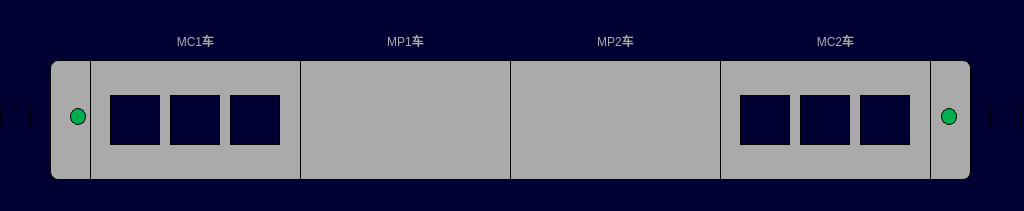
<?xml version="1.0" encoding="UTF-8"?>
<ui version="4.0">
 <class>VehicleAuxiliaryPage</class>
 <widget class="QWidget" name="VehicleAuxiliaryPage">
  <property name="geometry">
   <rect>
    <x>0</x>
    <y>0</y>
    <width>1024</width>
    <height>211</height>
   </rect>
  </property>
  <property name="windowTitle">
   <string>Form</string>
  </property>
  <property name="styleSheet">
   <string notr="true">QWidget
{
	background-color: rgb(0,0,50);
}
QLabel
{

font:24px,&quot;微软雅黑&quot;;
border:1px solid black;
}</string>
  </property>
  <widget class="QLabel" name="LBLTC1">
   <property name="geometry">
    <rect>
     <x>90</x>
     <y>60</y>
     <width>211</width>
     <height>120</height>
    </rect>
   </property>
   <property name="styleSheet">
    <string notr="true">background-color:rgb(170,170,170);</string>
   </property>
   <property name="text">
    <string/>
   </property>
  </widget>
  <widget class="QLabel" name="LBLM2">
   <property name="geometry">
    <rect>
     <x>720</x>
     <y>60</y>
     <width>211</width>
     <height>120</height>
    </rect>
   </property>
   <property name="styleSheet">
    <string notr="true">background-color:rgb(170,170,170);</string>
   </property>
   <property name="text">
    <string/>
   </property>
  </widget>
  <widget class="QLabel" name="LBLM1">
   <property name="geometry">
    <rect>
     <x>510</x>
     <y>60</y>
     <width>211</width>
     <height>120</height>
    </rect>
   </property>
   <property name="styleSheet">
    <string notr="true">background-color:rgb(170,170,170);</string>
   </property>
   <property name="text">
    <string/>
   </property>
  </widget>
  <widget class="QLabel" name="LBLMP1">
   <property name="geometry">
    <rect>
     <x>300</x>
     <y>60</y>
     <width>211</width>
     <height>120</height>
    </rect>
   </property>
   <property name="styleSheet">
    <string notr="true">background-color:rgb(170,170,170);</string>
   </property>
   <property name="text">
    <string/>
   </property>
  </widget>
  <widget class="QLabel" name="lbl_AC1">
   <property name="geometry">
    <rect>
     <x>110</x>
     <y>95</y>
     <width>50</width>
     <height>50</height>
    </rect>
   </property>
   <property name="styleSheet">
    <string notr="true">border-image: url(:/images/image/sivunknown2.bmp);</string>
   </property>
   <property name="text">
    <string/>
   </property>
  </widget>
  <widget class="QLabel" name="lbl_DC1">
   <property name="geometry">
    <rect>
     <x>170</x>
     <y>95</y>
     <width>50</width>
     <height>50</height>
    </rect>
   </property>
   <property name="styleSheet">
    <string notr="true">border-image: url(:/images/image/sivunknown.bmp);</string>
   </property>
   <property name="text">
    <string/>
   </property>
  </widget>
  <widget class="QLabel" name="lbl_AC2">
   <property name="geometry">
    <rect>
     <x>860</x>
     <y>95</y>
     <width>50</width>
     <height>50</height>
    </rect>
   </property>
   <property name="styleSheet">
    <string notr="true">border-image: url(:/images/image/sivunknown2.bmp);</string>
   </property>
   <property name="text">
    <string/>
   </property>
  </widget>
  <widget class="QLabel" name="lbl_DC2">
   <property name="geometry">
    <rect>
     <x>800</x>
     <y>95</y>
     <width>50</width>
     <height>50</height>
    </rect>
   </property>
   <property name="styleSheet">
    <string notr="true">border-image: url(:/images/image/sivunknown.bmp);</string>
   </property>
   <property name="text">
    <string/>
   </property>
  </widget>
  <widget class="QLabel" name="lbl_metroNum2">
   <property name="geometry">
    <rect>
     <x>370</x>
     <y>25</y>
     <width>71</width>
     <height>31</height>
    </rect>
   </property>
   <property name="styleSheet">
    <string notr="true">color: rgb(170, 170, 170);
font:20px,&quot;微软雅黑&quot;;
border:0px,black</string>
   </property>
   <property name="text">
    <string>MP1车</string>
   </property>
   <property name="alignment">
    <set>Qt::AlignCenter</set>
   </property>
  </widget>
  <widget class="QLabel" name="lbl_metroNum3">
   <property name="geometry">
    <rect>
     <x>580</x>
     <y>25</y>
     <width>71</width>
     <height>31</height>
    </rect>
   </property>
   <property name="styleSheet">
    <string notr="true">color: rgb(170, 170, 170);
font:20px,&quot;微软雅黑&quot;;
border:0px,black</string>
   </property>
   <property name="text">
    <string>MP2车</string>
   </property>
   <property name="alignment">
    <set>Qt::AlignCenter</set>
   </property>
  </widget>
  <widget class="QLabel" name="lbl_metroNum4">
   <property name="geometry">
    <rect>
     <x>800</x>
     <y>25</y>
     <width>71</width>
     <height>31</height>
    </rect>
   </property>
   <property name="styleSheet">
    <string notr="true">color: rgb(170, 170, 170);
font:20px,&quot;微软雅黑&quot;;
border:0px,black</string>
   </property>
   <property name="text">
    <string>MC2车</string>
   </property>
   <property name="alignment">
    <set>Qt::AlignCenter</set>
   </property>
  </widget>
  <widget class="QLabel" name="lbl_metroNum1">
   <property name="geometry">
    <rect>
     <x>160</x>
     <y>25</y>
     <width>71</width>
     <height>31</height>
    </rect>
   </property>
   <property name="styleSheet">
    <string notr="true">color: rgb(170, 170, 170);
font:20px,&quot;微软雅黑&quot;;
border:0px,black</string>
   </property>
   <property name="text">
    <string>MC1车</string>
   </property>
   <property name="alignment">
    <set>Qt::AlignCenter</set>
   </property>
  </widget>
  <widget class="QLabel" name="lbl_metroPower1">
   <property name="geometry">
    <rect>
     <x>230</x>
     <y>95</y>
     <width>50</width>
     <height>50</height>
    </rect>
   </property>
   <property name="styleSheet">
    <string notr="true">border-image: url(:/images/image/doorunknow.png);</string>
   </property>
   <property name="text">
    <string/>
   </property>
  </widget>
  <widget class="QLabel" name="lbl_metroPower2">
   <property name="geometry">
    <rect>
     <x>740</x>
     <y>95</y>
     <width>50</width>
     <height>50</height>
    </rect>
   </property>
   <property name="styleSheet">
    <string notr="true">border-image: url(:/images/image/doorunknow.png);</string>
   </property>
   <property name="text">
    <string/>
   </property>
  </widget>
  <widget class="QLabel" name="lbl_cab1_direction">
   <property name="geometry">
    <rect>
     <x>0</x>
     <y>105</y>
     <width>31</width>
     <height>21</height>
    </rect>
   </property>
   <property name="styleSheet">
    <string notr="true">border-image: url(:/images/image/arrowleft.png);</string>
   </property>
   <property name="text">
    <string/>
   </property>
  </widget>
  <widget class="QLabel" name="lbl_cab1_active">
   <property name="geometry">
    <rect>
     <x>70</x>
     <y>108</y>
     <width>16</width>
     <height>17</height>
    </rect>
   </property>
   <property name="styleSheet">
    <string notr="true">background-color: rgb(0, 176, 80);
border-radius:8px;</string>
   </property>
   <property name="text">
    <string/>
   </property>
  </widget>
  <widget class="QLabel" name="lbl_cab2_direction">
   <property name="geometry">
    <rect>
     <x>990</x>
     <y>105</y>
     <width>31</width>
     <height>21</height>
    </rect>
   </property>
   <property name="styleSheet">
    <string notr="true">border-image: url(:/images/image/arrowright.png);</string>
   </property>
   <property name="text">
    <string/>
   </property>
  </widget>
  <widget class="QLabel" name="lbl_cab2_active">
   <property name="geometry">
    <rect>
     <x>941</x>
     <y>108</y>
     <width>16</width>
     <height>17</height>
    </rect>
   </property>
   <property name="styleSheet">
    <string notr="true">background-color: rgb(0, 176, 80);
border-radius:8px;</string>
   </property>
   <property name="text">
    <string/>
   </property>
  </widget>
  <widget class="QLabel" name="label">
   <property name="geometry">
    <rect>
     <x>50</x>
     <y>60</y>
     <width>41</width>
     <height>120</height>
    </rect>
   </property>
   <property name="styleSheet">
    <string notr="true">background-color:rgb(170,170,170);
border-top-left-radius:8px;
border-bottom-left-radius:8px;</string>
   </property>
   <property name="text">
    <string/>
   </property>
  </widget>
  <widget class="QLabel" name="label_2">
   <property name="geometry">
    <rect>
     <x>930</x>
     <y>60</y>
     <width>41</width>
     <height>120</height>
    </rect>
   </property>
   <property name="styleSheet">
    <string notr="true">background-color:rgb(170,170,170);
border-top-right-radius:8px;
border-bottom-right-radius:8px;</string>
   </property>
   <property name="text">
    <string/>
   </property>
  </widget>
  <zorder>label</zorder>
  <zorder>label_2</zorder>
  <zorder>LBLTC1</zorder>
  <zorder>LBLM2</zorder>
  <zorder>LBLM1</zorder>
  <zorder>LBLMP1</zorder>
  <zorder>lbl_AC1</zorder>
  <zorder>lbl_DC1</zorder>
  <zorder>lbl_AC2</zorder>
  <zorder>lbl_DC2</zorder>
  <zorder>lbl_metroNum2</zorder>
  <zorder>lbl_metroNum3</zorder>
  <zorder>lbl_metroNum4</zorder>
  <zorder>lbl_metroNum1</zorder>
  <zorder>lbl_metroPower1</zorder>
  <zorder>lbl_metroPower2</zorder>
  <zorder>lbl_cab1_direction</zorder>
  <zorder>lbl_cab1_active</zorder>
  <zorder>lbl_cab2_direction</zorder>
  <zorder>lbl_cab2_active</zorder>
 </widget>
 <resources/>
 <connections/>
</ui>
